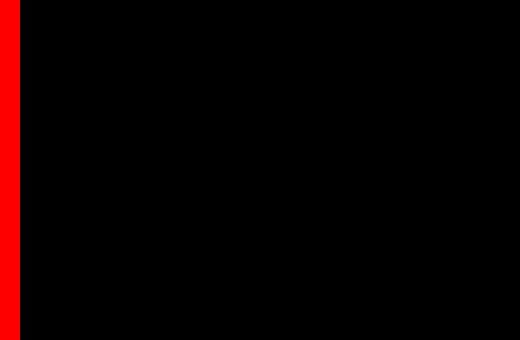
Frame 1 (no input)
Frame 60 (the mouse pressed at the canvas centre just before this capture): identical to frame 1, image omitted
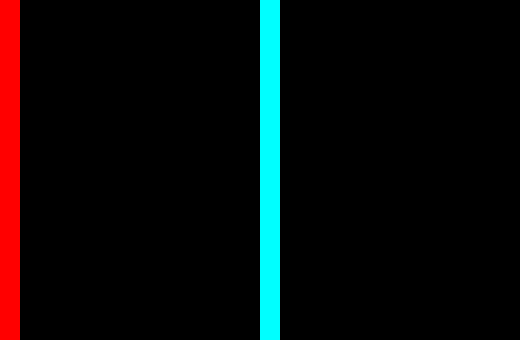
Frame 120 (the mouse held since frame 60 and released just before this capture)

The Processing sketch that drew these frames (run headless with seeded random() and noise(); from frame 60 on, the mouse is pressed at the canvas centre):

// Processing sketch: processing_109993
// ── processing_109993.pde

int barWidth = 20;
int lastBar = -1;

void setup() 
{
  size(520, 340);
  colorMode(HSB, height, height, height);  
  noStroke();
  background(0);
}

void draw() 
{
  int whichBar = mouseX / barWidth;
  if (whichBar != lastBar) {
    int barX = whichBar * barWidth;
    fill(mouseY, height, height);
    rect(barX, 0, barWidth, height);
    lastBar = whichBar;
  }
}
